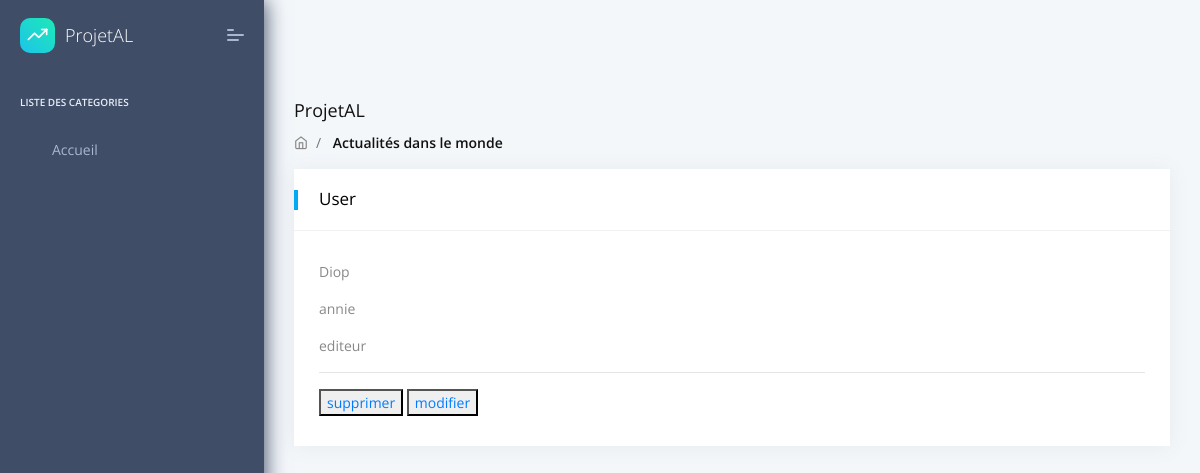
/index.php?a=listerUtilisateur, run on the app's committed database.
### tables this page shows
CREATE TABLE `user` (
  `id` bigint(11) NOT NULL,
  `nom` varchar(155) DEFAULT NULL,
  `prenom` varchar(155) DEFAULT NULL,
  `username` varchar(100) DEFAULT NULL,
  `mdp` varchar(255) DEFAULT NULL,
  `deleted` int(2) DEFAULT NULL,
  `statut` int(2) DEFAULT NULL
);

### modele/dao/ConnexionManager.php (called while the page is built)
<?php
	class ConnexionManager
	{
		private static $bdd;
		public static function getInstance()
		{
			if (self::$bdd === null)
			{
				try
				{
					self::$bdd = new PDO('mysql:host=localhost;dbname=actualites;charset=utf8', 'root', 'root');
				}
				catch (Exception $e)
				{
					echo "Erreur de connexion à la base de données : ".$e->getMessage();
					self::$bdd = null;
				}
			}
			return self::$bdd;
		}
	}
?>

### controleur/Controller.php (called while the page is built, shortened)
<?php
	require_once 'modele/dao/UserDao.php';
	class Controller
	{
		public function showUsers(){
			$userDao = new UserDao();
			$users = $userDao->getUsers();
			return $users;
		}
	}
?>

### modele/dao/UserDao.php (called while the page is built, shortened)
<?php
require_once 'ConnexionManager.php';
class UserDao
{
        public function __construct()
        {
            $this->bdd = (new ConnexionManager)->getInstance();
        }
    public function getUsers(){
        $data = $this->bdd->query('SELECT * FROM user');
        return $data->fetchAll(PDO::FETCH_CLASS, 'user');
    }
}

### vue/admin/listerUtilisateur.php (the view, shortened to what this page needs)
<!DOCTYPE html>
<html lang="en">
<head>
    <link rel="stylesheet" href="assets/fonts/fontawesome/css/fontawesome-all.min.css">
    <link rel="stylesheet" href="assets/plugins/animation/css/animate.min.css">
    <link rel="stylesheet" href="assets/css/style.css">
</head>
<body>
    <nav class="pcoded-navbar">
        <div class="navbar-wrapper">
            <div class="navbar-brand header-logo">
               <a href="index.html" class="b-brand">
                   <div class="b-bg">
                       <i class="feather icon-trending-up"></i>
                   </div>
                   <span class="b-title">ProjetAL</span>
               </a>
               <a class="mobile-menu" id="mobile-collapse" href="javascript:"><span></span></a>
           </div>
            <div class="navbar-content scroll-div">
                <ul class="nav pcoded-inner-navbar">
                    <li class="nav-item pcoded-menu-caption">
                        <label> Liste des Categories</label>
                    </li>
					<li data-username="dashboard Default Ecommerce CRM Analytics Crypto Project" class="nav-item">
                        <a href="index.php" class="nav-link "><span class="pcoded-micon">
                           </span><span class="pcoded-mtext">Accueil</span></a>
                    </li>
                </ul>
            </div>
        </div>
    </nav>
    <header class="navbar pcoded-header navbar-expand-lg navbar-light">
    </header>
    <div class="pcoded-main-container">
        <div class="pcoded-wrapper">
            <div class="pcoded-content">
                <div class="pcoded-inner-content">
                    <div class="page-header">
                        <div class="page-block">
                            <div class="row align-items-center">
                                <div class="col-md-12">
                                    <div class="page-header-title">
                                        <h5 class="m-b-10">ProjetAL</h5>
                                    </div>
                                    <ul class="breadcrumb">
                                        <li class="breadcrumb-item"><a href="index.html"><i class="feather icon-home"></i></a></li>
                                        <li class="breadcrumb-item"><a href="javascript:"> Actualités dans le monde</a></li>
                                    </ul>
                                </div>
                            </div>
                        </div>
                    </div>
                    <div class="main-body">
                        <div class="page-wrapper">
						<div class="card">
                                    <div class="card-header">
                                        <h5>User </h5>
                                    </div>
                                    <div class="card-body">
		<?php if (!empty($users)): ?>
            <?php foreach ($users as $user):
                echo("<p>$user->nom</p>");
                echo("<p>$user->prenom</p>");
                echo("<p>$user->username</p>");
                echo("<hr>");?>
                <button>
                	<a href="index.php?a=supprimerUser&id=<?= $user->id ?>"> supprimer</a>
                </button>
					<button>
						<a href="index.php?a=modifierUtilisateur&id=<?= $user->id ?>">modifier</a>
					</button>
           <?php  endforeach ?>
        <?php else: ?>
			<div class="message">Aucun utilisateur trouvé</div>
		<?php endif ?>
	</div>
</body>
</html>

### data on the page
user: nom "Diop", prenom "annie", username "editeur"
